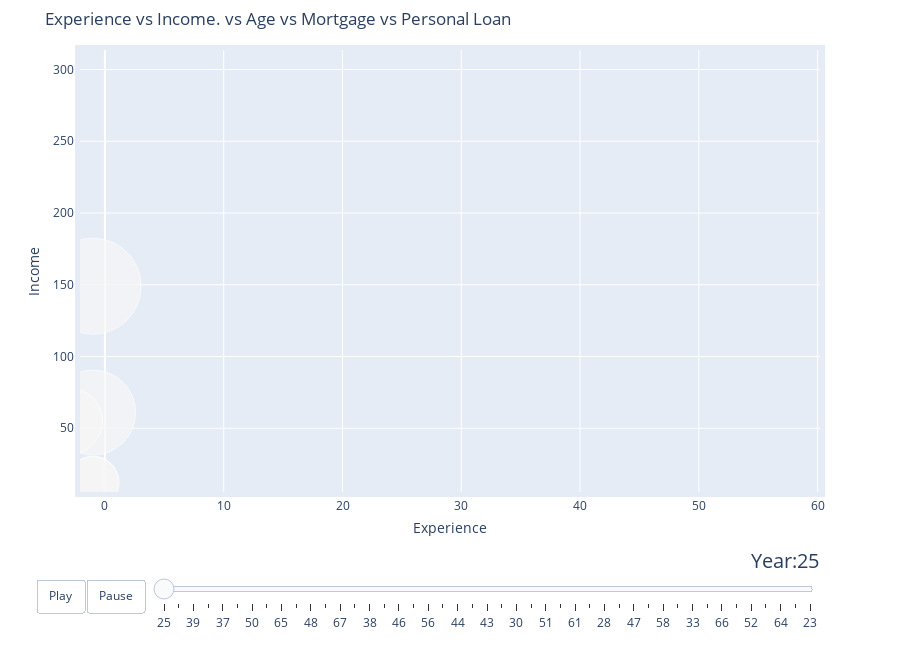

The notebook cell saved with this chart:
### Markdown cell above
# Data Visualizations

### Code cell
figure = bubbleplot(dataset = data, x_column = 'Experience', y_column = 'Income', 
    bubble_column = 'Personal Loan', time_column = 'Age', size_column = 'Mortgage', color_column = 'Personal Loan', 
    x_title = "Experience", y_title = "Income", title = 'Experience vs Income. vs Age vs Mortgage vs Personal Loan',
    x_logscale = False, scale_bubble = 3, height = 650)

py.iplot(figure, config={'scrollzoom': True})

### Figure 1 — Plotly figure (JSON) as saved in the notebook; plotly's stock layout.template omitted (floating-point values rounded to 4 significant figures)
{"data": [{"marker": {"color": [0, 0, 0, 0, 0, 0, 0, 0, 0, 0, 0, 0], "size": [239, 305, 0, 145, 0, 0, 0, 84, 90, 0, 0, 0], "sizemode": "area", "sizeref": 0.06615}, "mode": "markers", "text": ["0", "0", "0", "0", "0", "0", "0", "0", "0", "0", "0", "0"], "type": "scatter", "x": [-1, -1, -1, -3, -2, -2, -2, -1, -1, -1, -3, -2], "y": [61, 149, 73, 55, 45, 81, 82, 13, 12, 12, 149, 75]}], "layout": {"height": 650, "hovermode": "closest", "margin": {"b": 50, "pad": 5, "t": 50}, "showlegend": false, "sliders": [{"active": 0, "currentvalue": {"font": {"size": 20}, "prefix": "Year:", "visible": true, "xanchor": "right"}, "len": 0.9, "pad": {"b": 10, "t": 50}, "steps": [{"args": [[25], {"frame": {"duration": 300, "redraw": false}, "mode": "immediate", "transition": {"duration": 300}}], "label": "25", "method": "animate"}, {"args": [[45], {"frame": {"duration": 300, "redraw": false}, "mode": "immediate", "transition": {"duration": 300}}], "label": "45", "method": "animate"}, {"args": [[39], {"frame": {"duration": 300, "redraw": false}, "mode": "immediate", "transition": {"duration": 300}}], "label": "39", "method": "animate"}, {"args": [[35], {"frame": {"duration": 300, "redraw": false}, "mode": "immediate", "transition": {"duration": 300}}], "label": "35", "method": "animate"}, {"args": [[37], {"frame": {"duration": 300, "redraw": false}, "mode": "immediate", "transition": {"duration": 300}}], "label": "37", "method": "animate"}, {"args": [[53], {"frame": {"duration": 300, "redraw": false}, "mode": "immediate", "transition": {"duration": 300}}], "label": "53", "method": "animate"}, {"args": [[50], {"frame": {"duration": 300, "redraw": false}, "mode": "immediate", "transition": {"duration": 300}}], "label": "50", "method": "animate"}, {"args": [[34], {"frame": {"duration": 300, "redraw": false}, "mode": "immediate", "transition": {"duration": 300}}], "label": "34", "method": "animate"}, {"args": [[65], {"frame": {"duration": 300, "redraw": false}, "mode": "immediate", "transition": {"duration": 300}}], "label": "65", "method": "animate"}, {"args": [[29], {"frame": {"duration": 300, "redraw": false}, "mode": "immediate", "transition": {"duration": 300}}], "label": "29", "method": "animate"}, {"args": [[48], {"frame": {"duration": 300, "redraw": false}, "mode": "immediate", "transition": {"duration": 300}}], "label": "48", "method": "animate"}, {"args": [[59], {"frame": {"duration": 300, "redraw": false}, "mode": "immediate", "transition": {"duration": 300}}], "label": "59", "method": "animate"}, {"args": [[67], {"frame": {"duration": 300, "redraw": false}, "mode": "immediate", "transition": {"duration": 300}}], "label": "67", "method": "animate"}, {"args": [[60], {"frame": {"duration": 300, "redraw": false}, "mode": "immediate", "transition": {"duration": 300}}], "label": "60", "method": "animate"}, {"args": [[38], {"frame": {"duration": 300, "redraw": false}, "mode": "immediate", "transition": {"duration": 300}}], "label": "38", "method": "animate"}, {"args": [[42], {"frame": {"duration": 300, "redraw": false}, "mode": "immediate", "transition": {"duration": 300}}], "label": "42", "method": "animate"}, {"args": [[46], {"frame": {"duration": 300, "redraw": false}, "mode": "immediate", "transition": {"duration": 300}}], "label": "46", "method": "animate"}, {"args": [[55], {"frame": {"duration": 300, "redraw": false}, "mode": "immediate", "transition": {"duration": 300}}], "label": "55", "method": "animate"}, {"args": [[56], {"frame": {"duration": 300, "redraw": false}, "mode": "immediate", "transition": {"duration": 300}}], "label": "56", "method": "animate"}, {"args": [[57], {"frame": {"duration": 300, "redraw": false}, "mode": "immediate", "transition": {"duration": 300}}], "label": "57", "method": "animate"}, {"args": [[44], {"frame": {"duration": 300, "redraw": false}, "mode": "immediate", "transition": {"duration": 300}}], "label": "44", "method": "animate"}, {"args": [[36], {"frame": {"duration": 300, "redraw": false}, "mode": "immediate", "transition": {"duration": 300}}], "label": "36", "method": "animate"}, {"args": [[43], {"frame": {"duration": 300, "redraw": false}, "mode": "immediate", "transition": {"duration": 300}}], "label": "43", "method": "animate"}, {"args": [[40], {"frame": {"duration": 300, "redraw": false}, "mode": "immediate", "transition": {"duration": 300}}], "label": "40", "method": "animate"}, {"args": [[30], {"frame": {"duration": 300, "redraw": false}, "mode": "immediate", "transition": {"duration": 300}}], "label": "30", "method": "animate"}, {"args": [[31], {"frame": {"duration": 300, "redraw": false}, "mode": "immediate", "transition": {"duration": 300}}], "label": "31", "method": "animate"}, {"args": [[51], {"frame": {"duration": 300, "redraw": false}, "mode": "immediate", "transition": {"duration": 300}}], "label": "51", "method": "animate"}, {"args": [[32], {"frame": {"duration": 300, "redraw": false}, "mode": "immediate", "transition": {"duration": 300}}], "label": "32", "method": "animate"}, {"args": [[61], {"frame": {"duration": 300, "redraw": false}, "mode": "immediate", "transition": {"duration": 300}}], "label": "61", "method": "animate"}, {"args": [[41], {"frame": {"duration": 300, "redraw": false}, "mode": "immediate", "transition": {"duration": 300}}], "label": "41", "method": "animate"}, {"args": [[28], {"frame": {"duration": 300, "redraw": false}, "mode": "immediate", "transition": {"duration": 300}}], "label": "28", "method": "animate"}, {"args": [[49], {"frame": {"duration": 300, "redraw": false}, "mode": "immediate", "transition": {"duration": 300}}], "label": "49", "method": "animate"}, {"args": [[47], {"frame": {"duration": 300, "redraw": false}, "mode": "immediate", "transition": {"duration": 300}}], "label": "47", "method": "animate"}, {"args": [[62], {"frame": {"duration": 300, "redraw": false}, "mode": "immediate", "transition": {"duration": 300}}], "label": "62", "method": "animate"}, {"args": [[58], {"frame": {"duration": 300, "redraw": false}, "mode": "immediate", "transition": {"duration": 300}}], "label": "58", "method": "animate"}, {"args": [[54], {"frame": {"duration": 300, "redraw": false}, "mode": "immediate", "transition": {"duration": 300}}], "label": "54", "method": "animate"}, {"args": [[33], {"frame": {"duration": 300, "redraw": false}, "mode": "immediate", "transition": {"duration": 300}}], "label": "33", "method": "animate"}, {"args": [[27], {"frame": {"duration": 300, "redraw": false}, "mode": "immediate", "transition": {"duration": 300}}], "label": "27", "method": "animate"}, {"args": [[66], {"frame": {"duration": 300, "redraw": false}, "mode": "immediate", "transition": {"duration": 300}}], "label": "66", "method": "animate"}, {"args": [[24], {"frame": {"duration": 300, "redraw": false}, "mode": "immediate", "transition": {"duration": 300}}], "label": "24", "method": "animate"}, {"args": [[52], {"frame": {"duration": 300, "redraw": false}, "mode": "immediate", "transition": {"duration": 300}}], "label": "52", "method": "animate"}, {"args": [[26], {"frame": {"duration": 300, "redraw": false}, "mode": "immediate", "transition": {"duration": 300}}], "label": "26", "method": "animate"}, {"args": [[64], {"frame": {"duration": 300, "redraw": false}, "mode": "immediate", "transition": {"duration": 300}}], "label": "64", "method": "animate"}, {"args": [[63], {"frame": {"duration": 300, "redraw": false}, "mode": "immediate", "transition": {"duration": 300}}], "label": "63", "method": "animate"}, {"args": [[23], {"frame": {"duration": 300, "redraw": false}, "mode": "immediate", "transition": {"duration": 300}}], "label": "23", "method": "animate"}], "transition": {"duration": 300, "easing": "cubic-in-out"}, "x": 0.1, "xanchor": "left", "y": 0, "yanchor": "top"}], "title": {"text": "Experience vs Income. vs Age vs Mortgage vs Personal Loan"}, "updatemenus": [{"buttons": [{"args": [null, {"frame": {"duration": 500, "redraw": false}, "fromcurrent": true, "transition": {"duration": 300, "easing": "quadratic-in-out"}}], "label": "Play", "method": "animate"}, {"args": [[null], {"frame": {"duration": 0, "redraw": false}, "mode": "immediate", "transition": {"duration": 0}}], "label": "Pause", "method": "animate"}], "direction": "left", "pad": {"r": 10, "t": 87}, "showactive": false, "type": "buttons", "x": 0.1, "xanchor": "right", "y": 0, "yanchor": "top"}], "xaxis": {"autorange": false, "range": [-2.1, 60.2], "title": {"text": "Experience"}}, "yaxis": {"autorange": false, "range": [5.6, 313.6], "title": {"text": "Income"}}}}
